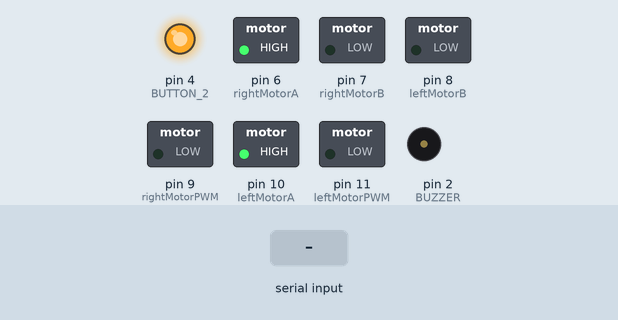
Bench run of a sketch on a simulated Arduino Nano, built with avr-gcc and run on an emulated ATmega328P. On the bench: switched loads named in the sketch (green lamp = pin HIGH), output pins drawn as LEDs (lit = HIGH), buzzer (waves = sounding, pin HIGH). Inputs (shaded band) come from the test bench. What the sketch prints to the serial monitor is not drawn.

Above: at 1.7 s.
1.8 s: "b" received over Serial
At 1.9 s:
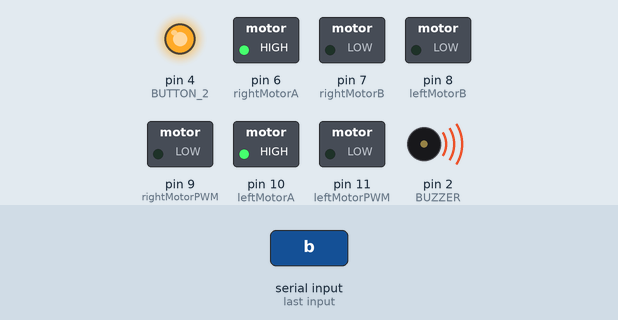
At 3.5 s:
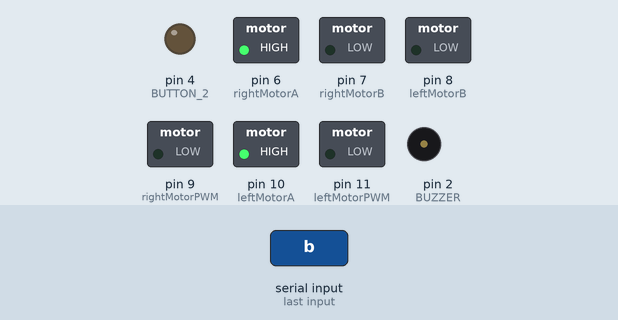
Timing chart, 0 to 5.0 s (numbered marks = the images above; inputs shaded):
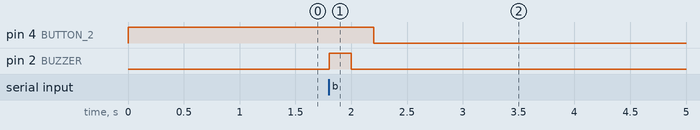

Measured:
- after the input at 1.8 s, pin 4 (BUTTON_2): HIGH → LOW after 0.40 s; pin 2 (BUZZER): LOW → HIGH at once, → LOW 0.20 s later

The sketch:

program-nano.ino
```cpp
#include "define.h"

volatile int mode = BEGIN;

void setup() {

  Serial.begin(9600);
  Serial.println(">> Minbot-Nano-v1 Begin");

  motorBegin();

  pinMode(BUTTON_1, INPUT_PULLUP);
  pinMode(BUTTON_2, INPUT_PULLUP);
  pinMode(BUZZER, OUTPUT);
  pinMode(LED_1, OUTPUT);

  delay(500);
}

void test() {

}

void beep(int count) {

  for (int i = 0; i < count; i++) {
    digitalWrite(BUZZER, HIGH);
    delay(200);
    digitalWrite(BUZZER, LOW);
    delay(200);
  }
}
```

define.h
```cpp
enum dir {FORWARD = 8, BACKWARD = 2, LEFT = 4, RIGHT = 6};
enum {BEGIN, STOP, TEST, BLUETOOTH};

/*----------------------------------------------------------------------------------------------*/
// Pin Mapping

// Change A,B pin numbers if motor rotate reverse direction
#define rightMotorA 6
#define rightMotorB 7
#define rightMotorPWM 9

// Change A,B pin numbers if motor rotate reverse direction
#define leftMotorA 10
#define leftMotorB 8
#define leftMotorPWM 11

#define BUTTON_1 12
#define BUTTON_2 4

#define LED_1 4
#define LED_2 13

#define BUZZER 2

int buttonStatus = 0;

/*----------------------------------------------------------------------------------------------*/
// Motor Control

int leftMotorDir, rightMotorDir;
int leftMotorDirOld, rightMotorDirOld;

#define MAX_MOTOR_SPEED 255
#define MIN_MOTOR_SPEED 100
```

motorControl.ino
```cpp
/*
 *
 * motorBegin()
 * motorWrite(leftSpeed, rightSpeed)
 * motorStop()
 * wait()
 * wait(timeInMiliSeconds)
 *
 */
void motorBegin() {

  Serial.println(">> MotorControl : Begin...");

  pinMode(leftMotorA, OUTPUT);
  pinMode(leftMotorB, OUTPUT);
  pinMode(leftMotorPWM, OUTPUT);

  pinMode(rightMotorA, OUTPUT);
  pinMode(rightMotorB, OUTPUT);
  pinMode(rightMotorPWM, OUTPUT);

  motorWrite(0, 0);

}

void motorWrite(int leftSpeed, int rightSpeed) {

  // map  the speed with correct & acceptable range
  leftSpeed = constrain(leftSpeed, -1 * MAX_MOTOR_SPEED, MAX_MOTOR_SPEED);
  rightSpeed = constrain(rightSpeed , -1 * MAX_MOTOR_SPEED, MAX_MOTOR_SPEED);

  // Adjust motor speeds for backward direction
  //leftSpeed = (leftSpeed < 0) ? leftSpeed * MOTOR_REVERSE_FACTOR : leftSpeed;
  //rightSpeed = (rightSpeed < 0) ? rightSpeed * MOTOR_REVERSE_FACTOR : rightSpeed;

  // check motor directions
  leftMotorDir = (leftSpeed != 0) ? leftSpeed / abs(leftSpeed) : 1;
  rightMotorDir = (rightSpeed != 0) ? rightSpeed / abs(rightSpeed) : 1;

  //---------------------------------------------------------------------------------------------
  if (leftMotorDir !=  leftMotorDirOld) {
    // Direction changed
    digitalWrite(leftMotorA, (leftSpeed >= 0) ? HIGH : LOW);
    digitalWrite(leftMotorB, (leftSpeed >= 0) ? LOW : HIGH);
    leftMotorDirOld = leftMotorDir;
  }

  //---------------------------------------------------------------------------------------------
  if (rightMotorDir !=  rightMotorDirOld) {
    // Direction changed
    digitalWrite(rightMotorA, (rightSpeed >= 0) ? HIGH : LOW);
    digitalWrite(rightMotorB, (rightSpeed >= 0) ? LOW : HIGH);
    rightMotorDirOld = rightMotorDir;
  }

  //---------------------------------------------------------------------------------------------

  // Write PWM Speeds
  analogWrite(leftMotorPWM, abs(leftSpeed));
  analogWrite(rightMotorPWM, abs(rightSpeed));

}


void motorStop() {
  motorWrite(0, 0);
}

void wait() {
  motorWrite(0, 0);
}

void wait(int t) {
  motorWrite(0, 0);
  delay(t);
}
```

serial.ino
```cpp
// This function is a Serial Inteerru

void serialEvent() {

  while (Serial.available()) {

    digitalWrite(LED_1, HIGH);
    int r = Serial.read();
    char inChar = (char)r;

    if (inChar == 'b') {
      beep(1);

    } else if (mode == BLUETOOTH) {

      if (inChar == '5')motorStop();
      else if (inChar == '8')motorWrite(MAX_MOTOR_SPEED, MAX_MOTOR_SPEED);
      else if (inChar == '2')motorWrite(-1 * MAX_MOTOR_SPEED, -1 * MAX_MOTOR_SPEED);
      else if (inChar == '6')motorWrite(MAX_MOTOR_SPEED / 2, -1 * MAX_MOTOR_SPEED / 2);
      else if (inChar == '4')motorWrite(-1 * MAX_MOTOR_SPEED / 2, MAX_MOTOR_SPEED / 2);
      else if (inChar == '9')motorWrite(MAX_MOTOR_SPEED / 2, 0);
      else if (inChar == '7')motorWrite(0, MAX_MOTOR_SPEED / 2);
      else if (inChar == '1')motorWrite(-1 * MAX_MOTOR_SPEED / 2, 0);
      else if (inChar == '3')motorWrite(0, -1 * MAX_MOTOR_SPEED / 2);
      delay(100);
      motorStop();
    }
    digitalWrite(LED_1, LOW);
  }
}
```
